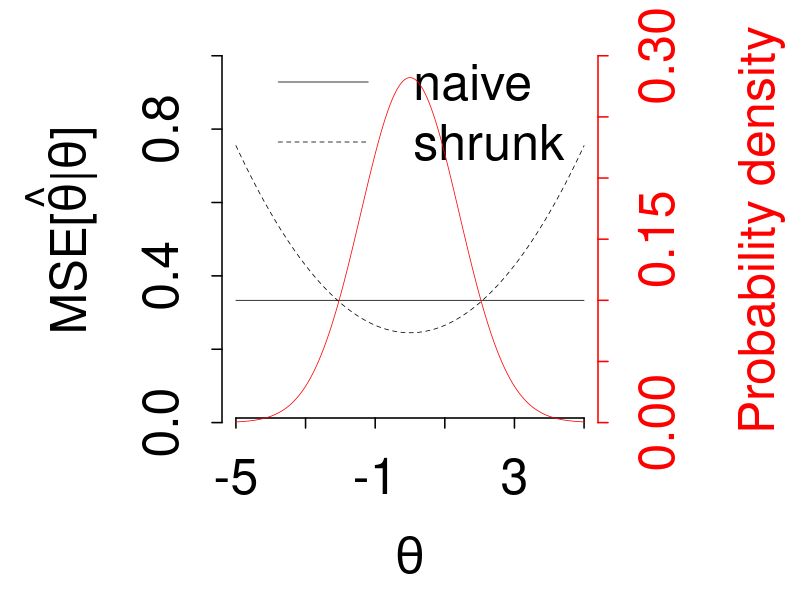

Write R code to recreate this figure.
# IDEAL project
# http://www.ideal.rwth-aachen.de/
#
# Author:
# Artur Araujo <artur.stat@gmail.com>
#
# Description:
#  Creates figure 1.
#
# Remarks:
#  None.

tau <- 0; # population average of true individual treatment effect
n <- 3; # number of crossovers per subject
psi <- 2; # variance of the true indivual treatment effect
sigma <- 1; # residual variance

# probability for the computations
# of the x-axis limits of the plot
prob <- 0.999;

# weight for the shrunk estimate
k <- n*psi/(n*psi+sigma);

# shrunk
a <- qnorm(
  p=(1+c(-1, 1)*prob)/2,
  mean=tau,
  sd=sqrt(k^2*(psi+sigma/n))
);

# naive
b <- qnorm(
  p=(1+c(-1, 1)*prob)/2,
  mean=tau,
  sd=sqrt(psi+sigma/n)
);

# compute x-axis limits
xlim <- (a+b)/2;
xlim[1] <- floor(xlim[1]);
xlim[2] <- ceiling(xlim[2]);

# second y-axis limits
density.at <- pretty( x=c( 0, 1/sqrt(2*pi*psi) ) );
density.ylim <- range(density.at);
density.ylim[2] <- density.ylim[2]+0.015;

x <- seq(from=xlim[1], to=xlim[2], by=0.01);
mse.naive <- rep( x=sigma/n, times=length(x) );
mse.shrunk <- (1-k)^2*(x-tau)^2+k^2*sigma/n;
density.x <- dnorm( x=x, mean=tau, sd=sqrt(psi) );

tiff(
  filename="Figure1.tif",
  width=3840,
  height=2160,
  units="px",
  pointsize=2,
  compression="lzw",
  res=800,
  bg="white",
  type="cairo"
);

#jpeg(
#  filename="Figure1.jpg",
#  width=3840,
#  height=2160,
#  units="px",
#  pointsize=2,
#  quality=100,
#  res=800,
#  bg="white",
#  type="cairo"
#);

#png(
#  filename="Figure1.png",
#  width=3840,
#  height=2160,
#  units="px",
#  pointsize=2,
#  res=800,
#  bg="white",
#  type="cairo"
#);

old <- par();

par(
  mar=c(
    8.1, # bottom margin default 5.1
    11.1, # left margin default 4.1
    1.1, # top margin default 4.1
    10.1 # right margin default 2.1
  )
);

# plot naive MSE
plot(
  x=x,
  y=mse.naive,
  xlim=xlim,
  ylim=c(0, 1.05),
  xlab="",
  ylab="",
  type="l",
  col="black",
  lty=1,
  lwd=0.75,
  bty="n",
  axes=FALSE
);

# plot shrunk MSE
lines(
  x=x,
  y=mse.shrunk,
  col="black",
  lty=2,
  lwd=0.75
);

# define x-axis
axis(
  side=1,
  at=seq(from=xlim[1], to=xlim[2], by=2),
  labels=TRUE,
  tick=TRUE,
  outer=FALSE,
  lty="solid",
  lwd=1.5,
  lwd.ticks=1.5,
  cex.axis=3,
  mgp=c(3, 2, -1),
);

# define y-axis
axis(
  side=2,
  at=seq(from=0, to=1, by=0.2),
  labels=TRUE,
  tick=TRUE,
  outer=FALSE,
  lty="solid",
  lwd=1.5,
  lwd.ticks=1.5,
  cex.axis=3,
  mgp=c(3, 2, 0)
);

# define xy-axis label
title(
  xlab=expression(theta),
  ylab=expression( paste("MSE[", hat(theta), "|", theta, "]") ),
  line=6,
  cex.lab=3
);

legend(
  x="top",
  legend=c(
    "naive",
    "shrunk"
  ),
  col=c(
    "black",
    "black"
  ),
  lty=1:2,
  lwd=0.75,
  bty="n",
  cex=3,
  xjust=0,
  yjust=0,
  ncol=1,
  horiz=FALSE
);

# allow second plot
par(new=TRUE);

# plot parameter density
plot(
  x=x,
  y=density.x,
  xlim=xlim,
  ylim=density.ylim,
  xlab="",
  ylab="",
  type="l",
  col="red",
  lty=1,
  lwd=0.75,
  bty="n",
  axes=FALSE
);

# define second y-axis
axis(
  side=4,
  at=density.at,
  labels=TRUE,
  tick=TRUE,
  outer=FALSE,
  lty="solid",
  lwd=1.5,
  lwd.ticks=1.5,
  col="red",
  col.ticks="red",
  col.axis="red",
  cex.axis=3,
  mgp=c(3, 3, 0)
);

# define second y-axis label
mtext(
  text="Probability density",
  side=4,
  line=8,
  outer=FALSE,
  cex=3,
  col="red"
);

par(old);

dev.off();
